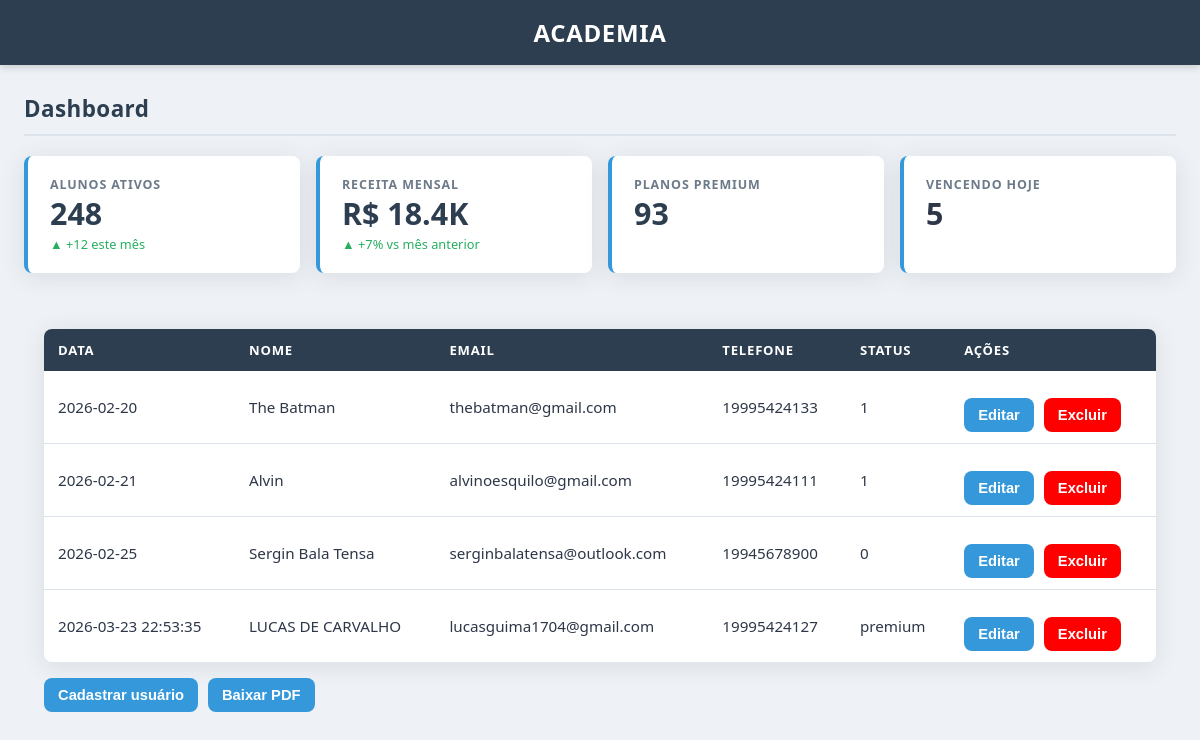
Before: / with the older database file.
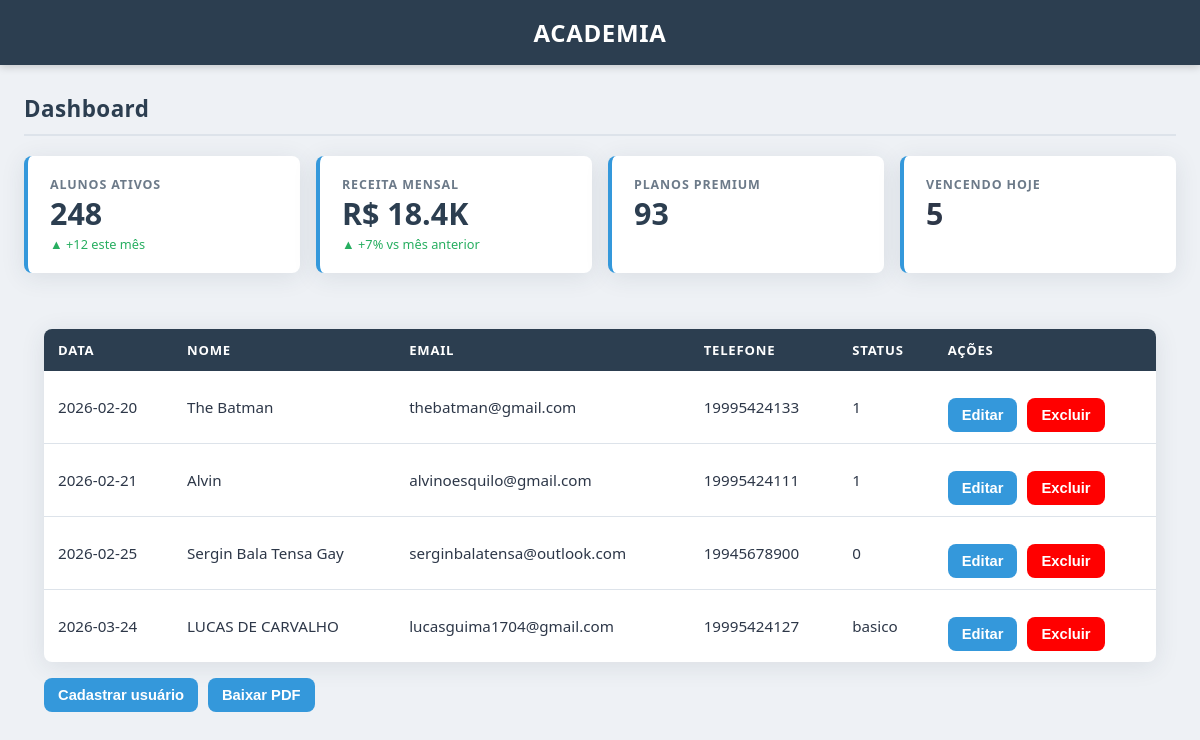
After: the same page with the newer database file.
### tables this page shows
CREATE TABLE users (
	id integer primary key autoincrement,
	full_name text not null,
	email text unique not null,
	password text not null,
	phone text,
	created_at date,
	status text
);

### src/Repository/UserRepository.php (called while the page is built, shortened)
<?php
class UserRepository
{
    private PDO $connection;
    public function __construct(PDO $connection)
    {
        $this->connection = $connection;
    }
    public function formatUser($user){
        return new User(
            $user['id'],
            $user['full_name'],
            $user['email'],
            $user['password'],
            $user['created_at'],
            $user['phone'],
            $user['status']
        );
    }
    public function getAllUsers() {
        $sql = "SELECT * FROM users;";
        $stmt = $this->connection->query($sql);
        $users = $stmt->fetchAll(PDO::FETCH_ASSOC);
        return array_map([$this, 'formatUser'], $users);
    }
}

### src/Domain/User.php (called while the page is built, shortened)
<?php
class User {
    private ?int $id;
    private string $full_name;
    private string $email;
    private string $date;
    private string $phone;
    private string $status;
    public function __construct(
        ?int $id,
        string $full_name,
        string $email,
        string $password,
        string $date,
        string $phone,
        string $status,
    ) {
        $this->id = $id;
        $this->full_name = $full_name;
        $this->email = $email;
        $this->date = $date;
        $this->phone = $phone;
        $this->status = $status;
    }
    public function id(): ?int
    {
        return $this->id;
    }
    public function fullName(): string
    {
        return $this->full_name;
    }
    public function email(): string
    {
        return $this->email;
    }
    public function date(): string
    {
        return $this->date;
    }
    public function phone(): string
    {
        return $this->phone;
    }
    public function status(): string
    {
        return $this->status;
    }
}

### index.php (the view, shortened to what this page needs)
<?php
$connection = Connection::getConnection();
$repository = new UserRepository($connection);
try {
  $users = $repository->getAllUsers();
}catch(PDOException $e){
  echo $e->getMessage();
}
?>
<!DOCTYPE html>
<html lang="en">
<head>
    <link rel="stylesheet" href="css/style.css">
</head>
<body>
    <header>
    <h1>Academia</h1>
  </header>
  <div id="dashboard" class="screen">
  <div class="page-title">Dashboard</div>
  <div class="stats-grid">
    <div class="stat-card">
      <div class="stat-label">Alunos Ativos</div>
      <div class="stat-value">248</div>
      <div class="stat-delta">▲ +12 este mês</div>
    </div>
    <div class="stat-card">
      <div class="stat-label">Receita Mensal</div>
      <div class="stat-value">R$ 18.4K</div>
      <div class="stat-delta">▲ +7% vs mês anterior</div>
    </div>
    <div class="stat-card">
      <div class="stat-label">Planos Premium</div>
      <div class="stat-value">93</div>
    </div>
    <div class="stat-card">
      <div class="stat-label">Vencendo Hoje</div>
      <div class="stat-value" style="color:var(--danger)">5</div>
    </div>
  </div>
  <main>
    <section>
      <table>
        <thead>
          <tr>
            <th>Data</th>
            <th>Nome</th>
            <th>Email</th>
            <th>Telefone</th>
            <th>Status</th>
            <th>Ações</th>
          </tr>
        </thead>
        <tbody>
          <?php foreach($users as $user):  ?>
          <tr>
            <td><?= $user->date() ?></td>
            <td><?= $user->fullName() ?></td>
            <td><?= $user->email() ?></td>
            <td><?= $user->phone() ?></td>
            <td><?= $user->status() ?></td>
            <td>
              <div class="actions">
                <a href="edit.php?id=<?= $user->id() ?>"><button>Editar</button></a>
                <a href="delete.php?id=<?= $user->id() ?>" ><button style="background-color: red;">Excluir</button></a>
              </div>
            </td>
          </tr>
          <?php endforeach; ?>
        </tbody>
      </table>
      <div class="actions">
        <a href="register-user.php"><button>Cadastrar usuário</button></a>
        <a href="download-pdf.php"><button>Baixar PDF</button></a>
      </div>
    </section>
  </main>
</body>
</html>

### css/style.css (style rules this page uses)
*, *::before, *::after { box-sizing: border-box; margin: 0; padding: 0; }
:root { --color-dark: #2c3e50; --color-darker: #1a252f; --color-accent: #3498db; --color-accent-h:#2980b9; --color-danger: #e74c3c; --color-danger-h:#c0392b; --color-success: #27ae60; --color-bg: #eef1f5; --color-surface: #ffffff; --color-border: #dde3ea; --color-muted: #6c7a89; --color-text: #2d3748; --radius: 8px; --shadow-card: 0 4px 24px rgba(44, 62, 80, 0.10); --shadow-input: 0 0 0 3px rgba(52, 152, 219, 0.18); --transition: 0.18s ease; }
body { font-family: 'Segoe UI', system-ui, sans-serif; background: var(--color-bg); color: var(--color-text); min-height: 100vh; }
header { background: var(--color-dark); color: #fff; padding: 1rem 2rem; text-align: center; letter-spacing: 0.04em; box-shadow: 0 2px 8px rgba(0,0,0,0.18); }
header h1 { font-size: 1.5rem; font-weight: 700; text-transform: uppercase; }
main { padding: 28px 20px; }
table { width: 100%; border-collapse: collapse; background: var(--color-surface); border-radius: var(--radius); overflow: hidden; box-shadow: var(--shadow-card); }
th { background: var(--color-dark); color: #fff; padding: 12px 14px; text-align: left; font-size: 0.82rem; text-transform: uppercase; letter-spacing: 0.06em; }
td { padding: 11px 14px; border-bottom: 1px solid var(--color-border); font-size: 0.95rem; }
tr:last-child td { border-bottom: none; }
.actions { margin-top: 16px; display: flex; gap: 10px; flex-wrap: wrap; }
button { padding: 9px 14px; border: none; border-radius: var(--radius); background: var(--color-accent); color: white; cursor: pointer; font-size: 0.92rem; font-weight: 600; transition: background var(--transition); }
.screen { padding: 28px 24px; max-width: 1200px; margin: 0 auto; }
.page-title { font-size: 1.4rem; font-weight: 700; color: var(--color-dark); margin-bottom: 20px; padding-bottom: 10px; border-bottom: 2px solid var(--color-border); letter-spacing: 0.02em; }
.stats-grid { display: grid; grid-template-columns: repeat(auto-fit, minmax(200px, 1fr)); gap: 16px; margin-bottom: 28px; }
.stat-card { background: var(--color-surface); border-radius: var(--radius); padding: 20px 22px; box-shadow: var(--shadow-card); border-left: 4px solid var(--color-accent); display: flex; flex-direction: column; gap: 6px; transition: transform var(--transition), box-shadow var(--transition); }
.stat-label { font-size: 0.78rem; font-weight: 600; text-transform: uppercase; letter-spacing: 0.07em; color: var(--color-muted); }
.stat-value { font-size: 1.9rem; font-weight: 700; color: var(--color-dark); line-height: 1; }
.stat-delta { font-size: 0.8rem; color: var(--color-success); font-weight: 500; }

Changed rows visible on the page:
removed users: created_at "2026-03-23 22:53:35", full_name "LUCAS DE CARVALHO", email "lucasguima1704@gmail.com", phone "19995424127", status "premium"
changed users "serginbalatensa@outlook.com": full_name "Sergin Bala Tensa" → "Sergin Bala Tensa Gay"
added users: created_at "2026-03-24", full_name "LUCAS DE CARVALHO", email "lucasguima1704@gmail.com", phone "19995424127", status "basico"
